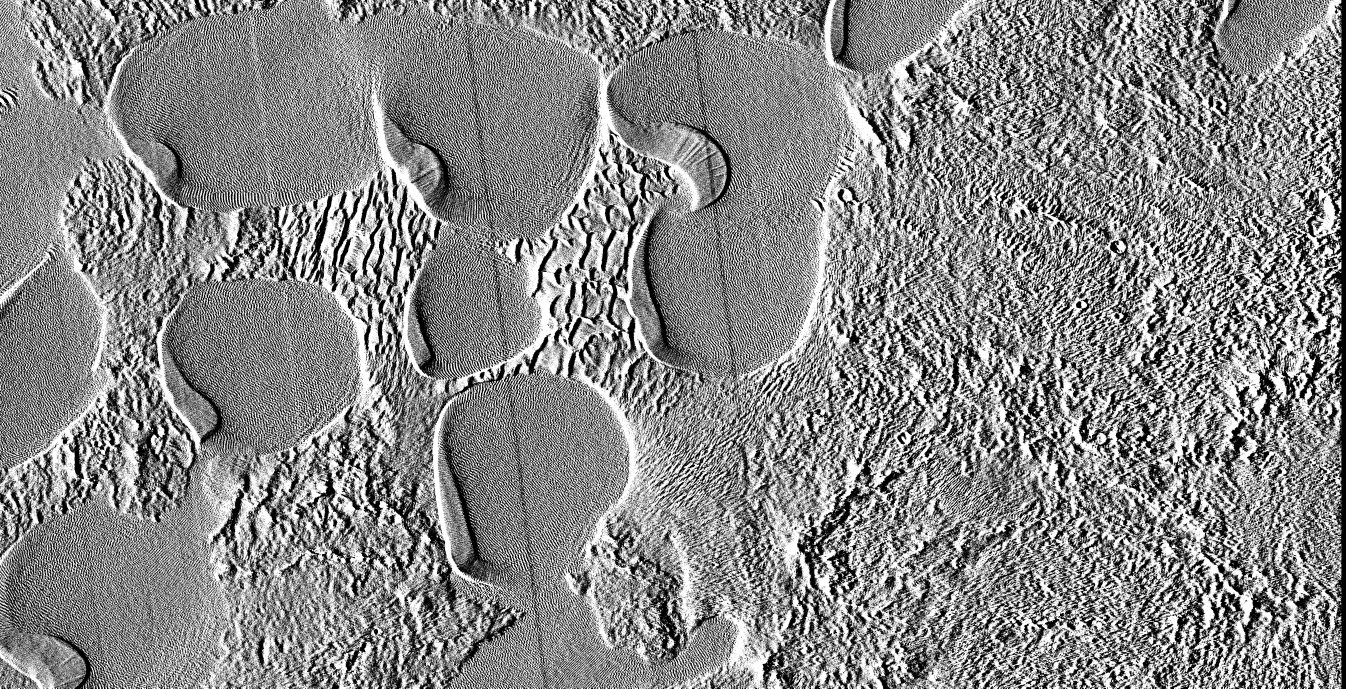
#> input picture Approach#3 - U-NET Segmentation/SPLITTER/LBP.png, 6727 x 3441 px (shown at 1/5 size)
$ python 'input splitter.py'
#> lines starting #> are read from the running program, lines starting #| are printed output that depends on the picture; after the words box and inside, x2 and y2 are one past the last pixel; in counts of white or black regions, pixels touching at a corner belong together
import cv2
import  numpy as np
import matplotlib.pyplot
import skimage.feature
from skimage.filters import roberts, sobel, scharr, prewitt

'''
#only for testing purposes!
def image_draw(y_start,y_end,x_start,x_end):
    global image_for_output
    global count
    #draws a rectangle on the image from specified points
    if(count%2==0):
        width=3
    else:
        width=6
    image_for_output = cv2.rectangle(image_for_output,(x_start,y_start),(x_end,y_end),(0,255,0),width)
    count+=1
'''

#the greyscale image to be analyzed
image=cv2.imread("LBP.png",0)
#> image: shape (3441, 6727); 53.6% white; 220638 black regions (209879 under 20 px), largest, box (x1, y1, x2, y2) and area: (0, 0, 3130, 3441) 3336180, (2924, 0, 5819, 3441) 2062821, (5874, 0, 6727, 3441) 488031
#image_for_output=cv2.imread("LBP.png",1)


vertical_mask_length=976
vertical_mask_height=976
pass_density=2

#HORIZONTAL
number_of_whole_passes_possible_x=int(image.shape[1]/vertical_mask_length)-1          #we will leave the last pass as its traversed in the 2nd last
#> number_of_whole_passes_possible_x = 5
density_passes_made_x=pass_density*number_of_whole_passes_possible_x
#> density_passes_made_x = 10
x_spacing=int(vertical_mask_length/pass_density)

#VERTICAL
number_of_whole_passes_possible_y=int(image.shape[0]/vertical_mask_height)-1        #we will leave the last pass as its traversed in the 2nd last
#> number_of_whole_passes_possible_y = 2
density_passes_made_y=pass_density*number_of_whole_passes_possible_y
#> density_passes_made_y = 4
y_spacing=int(vertical_mask_height/pass_density)

rows = 976
cols = 976
count=0

for i in range(density_passes_made_x):
    x_start=i*x_spacing
    for j in range(density_passes_made_y):
        y_start=j*y_spacing
        image_sliced=image[y_start: (y_start+vertical_mask_height), x_start : (x_start + vertical_mask_length)]      #OPPOSITE FORMAT!!    (HEIGHT!!!=ROWS=X)
        #image_draw(y_start,y_start+vertical_mask_height,x_start,x_start + vertical_mask_length)

        flipped1 = cv2.flip(image_sliced, 1)
        flipped0 = cv2.flip(image_sliced, 0)
        M = cv2.getRotationMatrix2D((cols/2,rows/2),90,1)
        dst = cv2.warpAffine(image_sliced,M,(cols,rows))

        cv2.imwrite("LBP INPUTS FOR TRAINING/"+str(i)+str(j)+"a_orig.png",image_sliced)
        cv2.imwrite("LBP INPUTS FOR TRAINING/"+str(i)+str(j)+"b_rotated.png",dst)
        cv2.imwrite("LBP INPUTS FOR TRAINING/"+str(i)+str(j)+"c_horiflip.png",flipped1)
        cv2.imwrite("LBP INPUTS FOR TRAINING/"+str(i)+str(j)+"d_vertiflip.png",flipped0)

        print("making slices!")
#> this loop made 10 passes
#> pass 1, `cv2.imwrite("LBP INPUTS FOR TRAINING/"+str(i)+str(j)+"b_rotated.png",d..`:
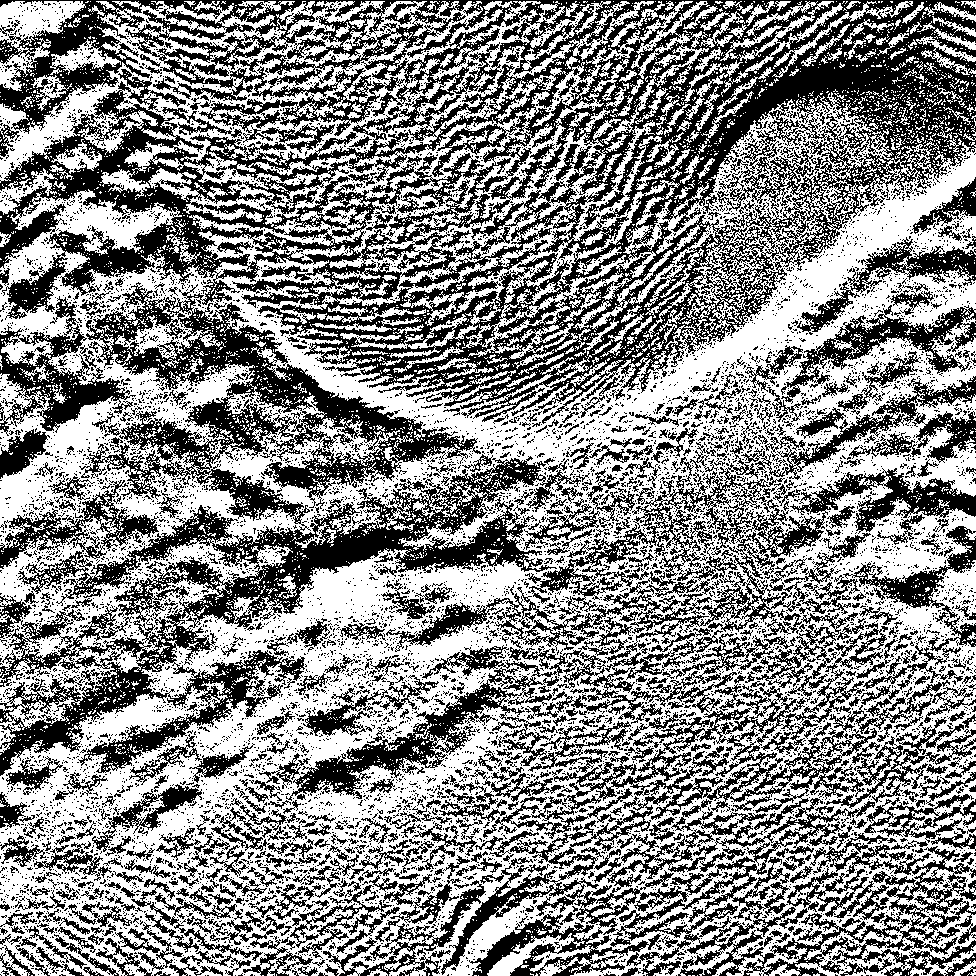
#> saved as 00b_rotated.png: shape (976, 976); 53.7% white; 9374 black regions (8686 under 20 px), largest, box (x1, y1, x2, y2) and area: (0, 0, 976, 776) 231744, (441, 622, 976, 976) 42472, (525, 376, 976, 663) 23915
#> pass 1, `cv2.imwrite("LBP INPUTS FOR TRAINING/"+str(i)+str(j)+"c_horiflip.png",..`:
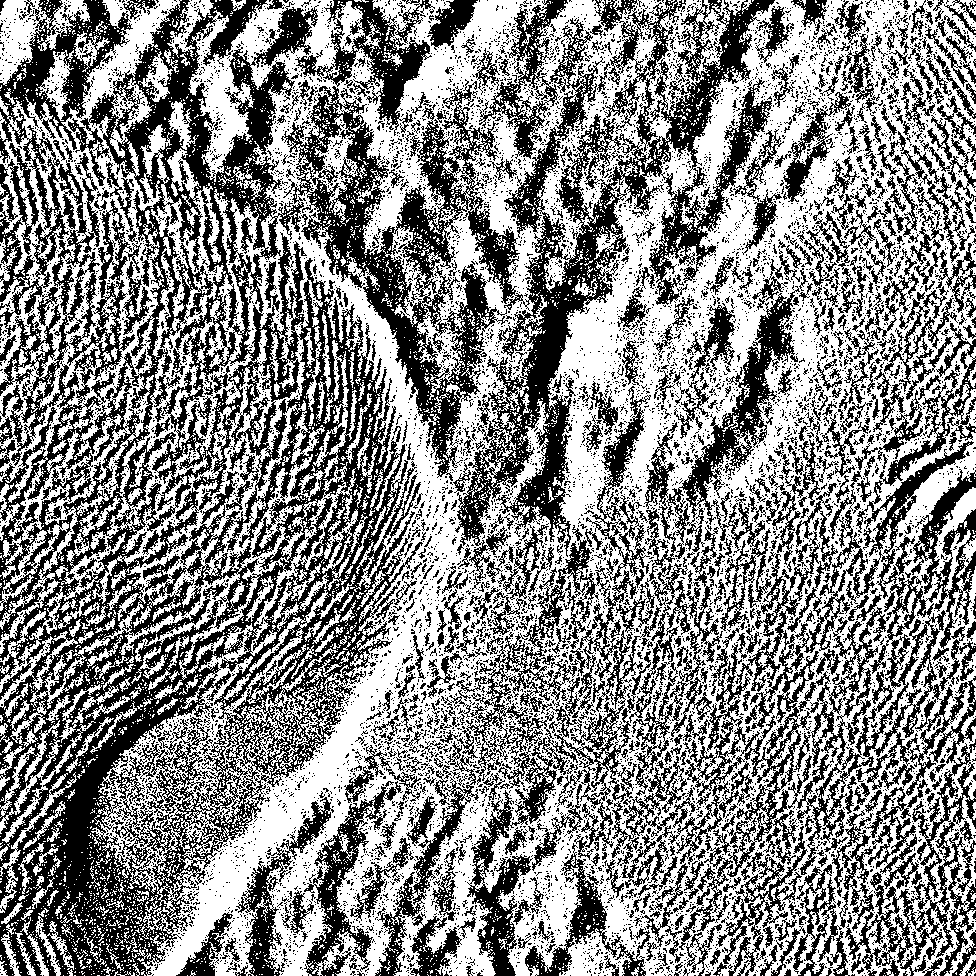
#> saved as 00c_horiflip.png: shape (976, 976); 53.7% white; 9427 black regions (8733 under 20 px), largest, box (x1, y1, x2, y2) and area: (0, 0, 775, 976) 229885, (621, 441, 976, 976) 42622, (375, 525, 662, 976) 23915
#> pass 1, `cv2.imwrite("LBP INPUTS FOR TRAINING/"+str(i)+str(j)+"d_vertiflip.png"..`:
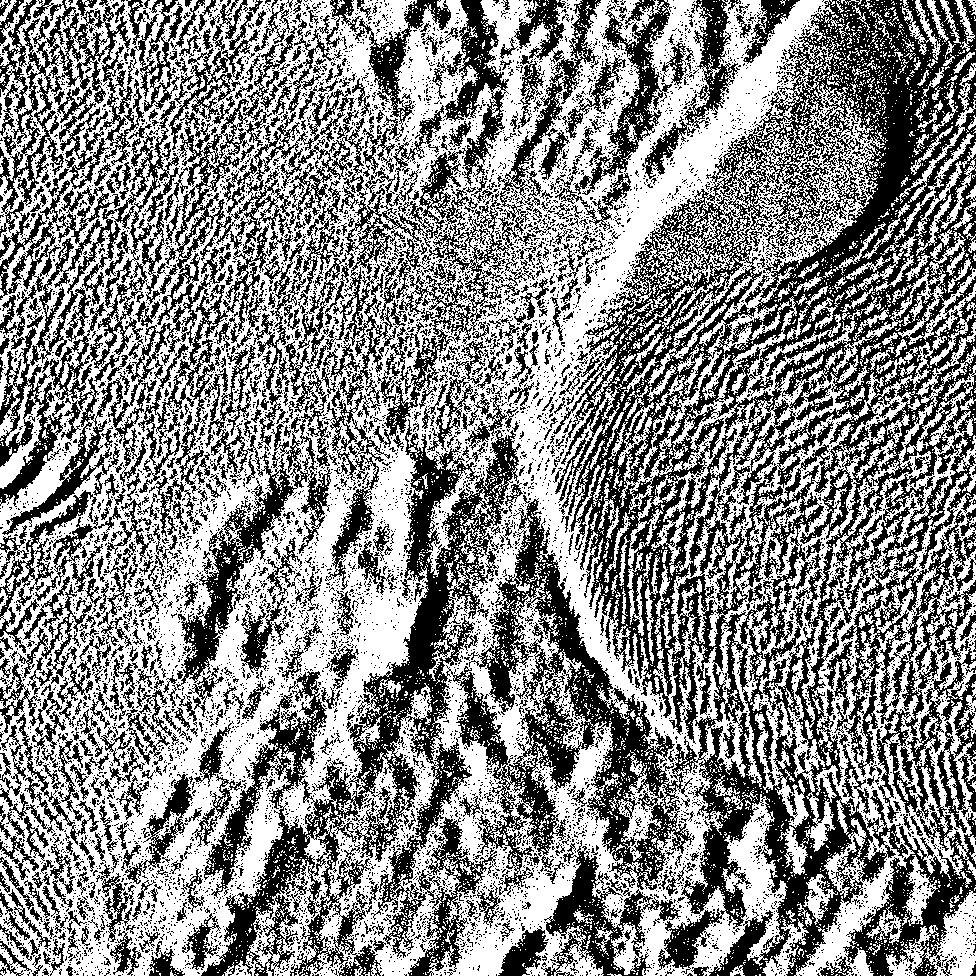
#> saved as 00d_vertiflip.png: shape (976, 976); 53.7% white; 9427 black regions (8733 under 20 px), largest, box (x1, y1, x2, y2) and area: (201, 0, 976, 976) 229885, (0, 0, 355, 535) 42622, (314, 0, 601, 451) 23915
#> after the loop:
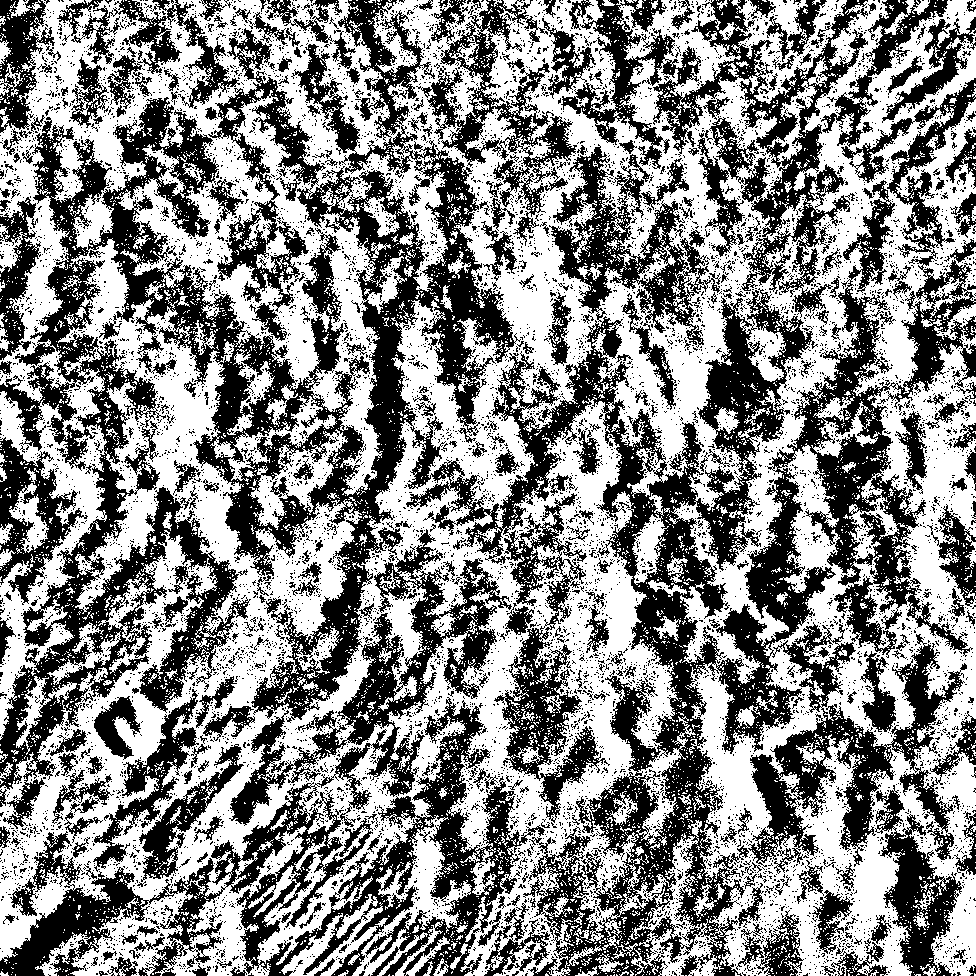
#> image_sliced: shape (976, 976); 53.6% white; 9509 black regions (9140 under 20 px), largest, box (x1, y1, x2, y2) and area: (0, 0, 976, 976) 248290, (0, 529, 545, 976) 53146, (561, 0, 868, 318) 24226

#cv2.imwrite('TEMP.PNG',image_for_output)
